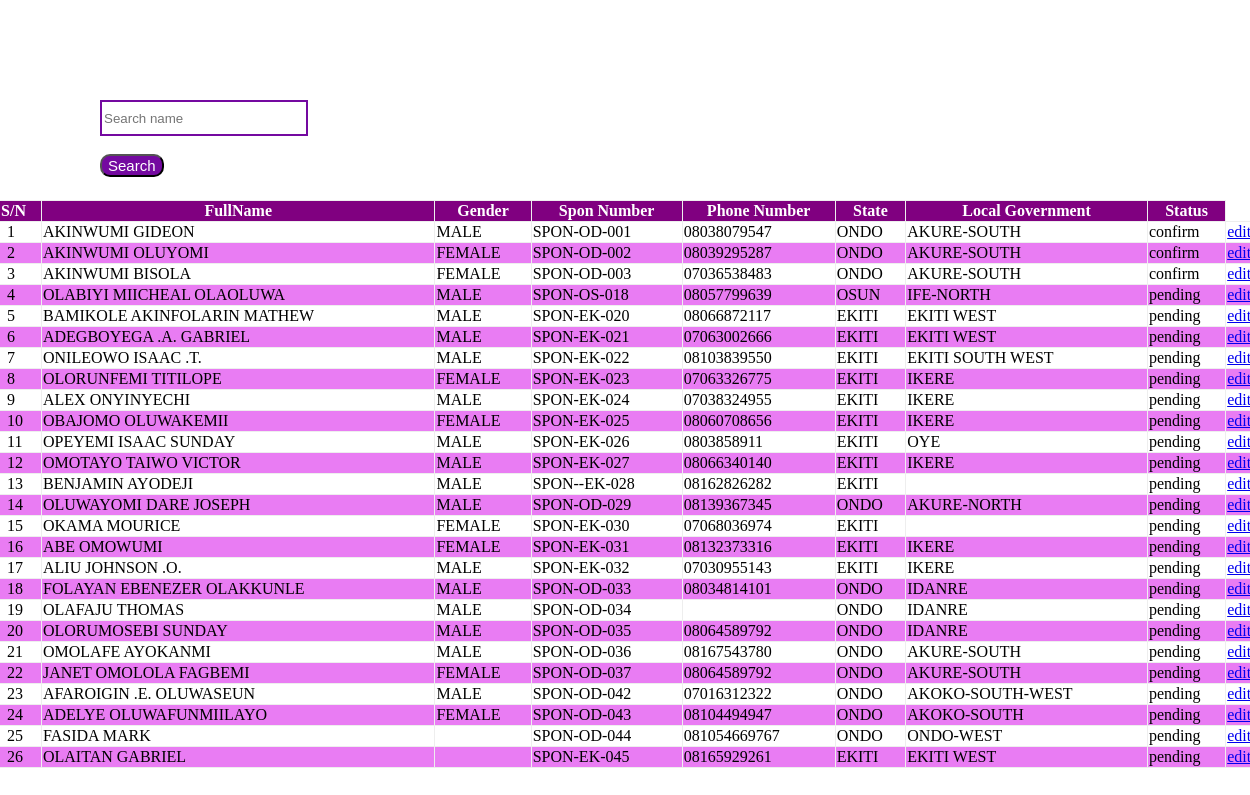
/edit/, run on an earlier commit of the app's database.
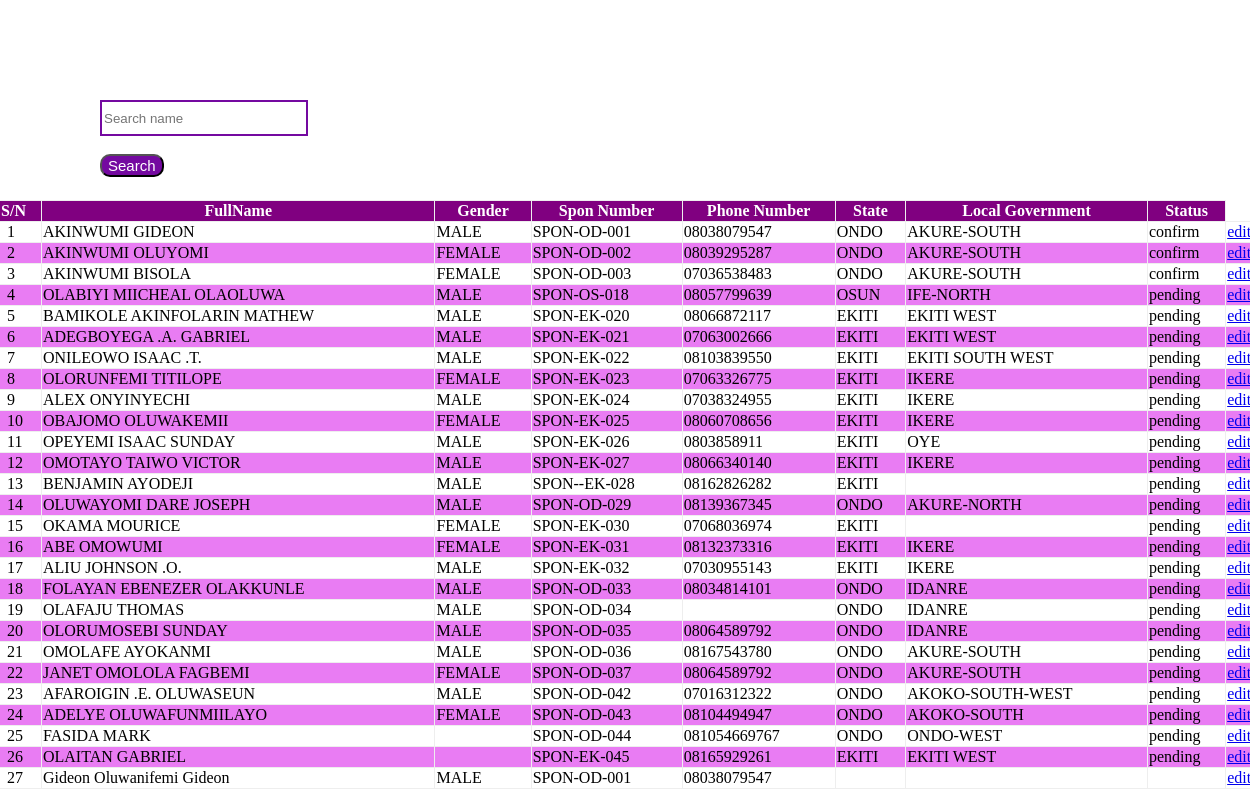
And on a later commit of the database.
### spon/models.py (models this page shows, shortened)
class members(models.Model):
    FullName = models.CharField(max_length=200)
    Gender = models.CharField(max_length=6)
    SponNo = models.CharField(max_length=100)
    PhoneNo = models.CharField(max_length=15)
    State = models.CharField(max_length=50)
    LocalGov = models.CharField(max_length=100)
    Status = models.CharField(max_length=15)

### spon/views.py (the view)
# urls.py: path('edit/', edit, name='edit'),
def edit(request):
    mode = members.objects.all()
    return render(request, 'spon/edit.html',{'mode':mode})

### spon/templates/spon/edit.html (shortened to what this page needs)
<!DOCTYPE html>
{% load static %}
<html lang="en">
<head>
    <link rel="stylesheet" href="{% static 'css/members.css' %}">
</head>
<body>
    <form action="{% url 'search_edit'  %}" method="POST" class="search2">
        <input type="text" placeholder="Search name" class="sear" name="searched">
        <br>
        <br>
        <button class="button">Search</button>
    </form>
    <table border="1" class=" editM">
        <tr>
            <th>S/N</th>
            <th>FullName</th>
            <th>Gender</th>
            <th>Spon Number</th>
            <th>Phone Number</th>
            <th>State</th>
            <th>Local Government</th>
            <th>Status</th>
        </tr>
        {% for mode in mode %}
             <tr>
                 <td class="sn">{{forloop.counter}}</td>
                 <td>{{mode.FullName}}</td>
                 <td>{{mode.Gender}}</td>
                 <td>{{mode.SponNo}}</td>
                 <td>{{mode.PhoneNo}}</td>
                 <td>{{mode.State}}</td>
                 <td>{{mode.LocalGov}}</td>
                 <td>{{mode.Status}}</td>
                 <td><a href="{% url 'edit_member' mode.id %}">edit</a></td>
             </tr>
        {%endfor%}
    </table>
</body>
</html>

What changed in the data, as far as the page shows it:
added members: FullName "Gideon Oluwanifemi Gideon", Gender "MALE", SponNo "SPON-OD-001", PhoneNo "08038079547"
